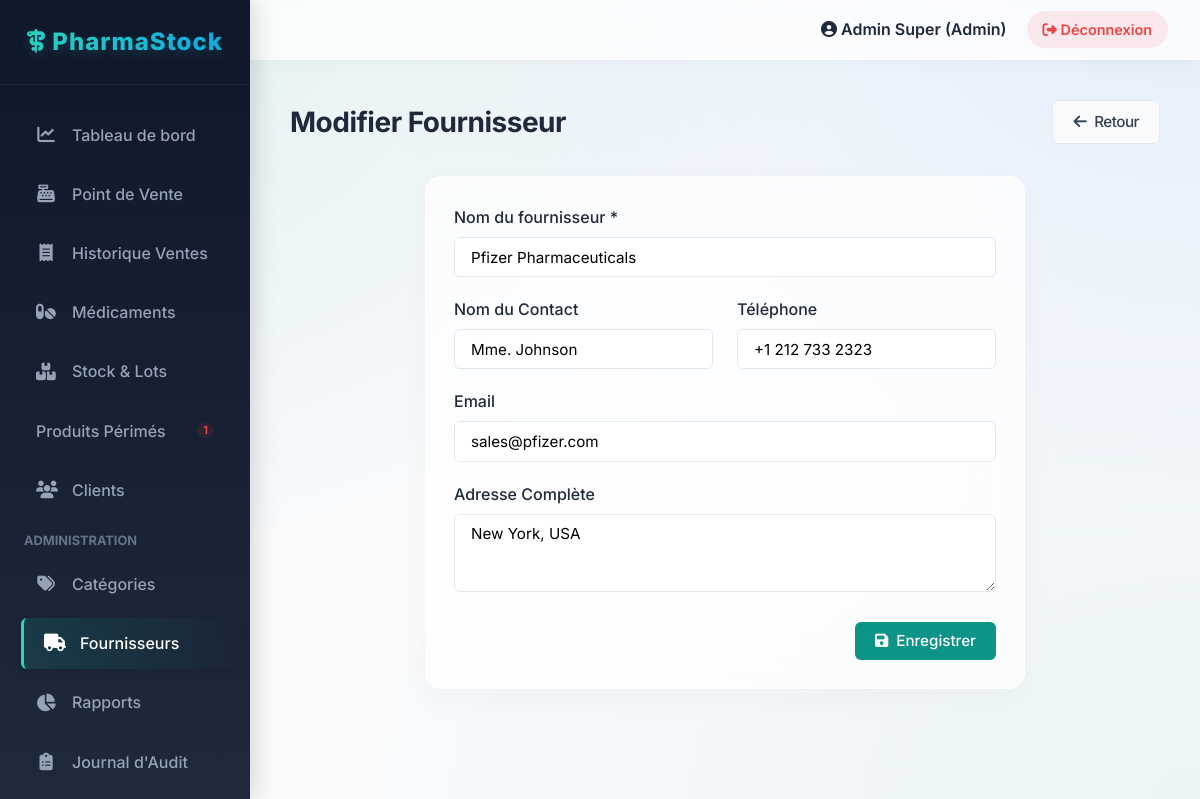
Screenshot of /index.php?page=fournisseurs&action=edit&id=2 (signed in) with the database file from the repository.
### tables this page shows
CREATE TABLE `fournisseur` (
  `id` INT PRIMARY KEY AUTO_INCREMENT,
  `nom` VARCHAR(100) NOT NULL,
  `telephone` VARCHAR(20),
  `email` VARCHAR(100),
  `adresse` TEXT,
  `contact_nom` VARCHAR(100)
);

### config/database.php (called while the page is built, shortened)
<?php
class Database {
    private static $instance = null;
    private $pdo;
    private function __construct() {
        try {
			$dsn = "mysql:host=" . DB_HOST . ";port=" . DB_PORT . ";dbname=" . DB_NAME . ";charset=utf8";
			$options = [
                PDO::ATTR_ERRMODE            => PDO::ERRMODE_EXCEPTION,
                PDO::ATTR_DEFAULT_FETCH_MODE => PDO::FETCH_ASSOC,
                PDO::ATTR_EMULATE_PREPARES   => false,
            ];
            $this->pdo = new PDO($dsn, DB_USER, DB_PASS, $options);
        } catch (PDOException $e) {
            die("Erreur de connexion à la base de données: " . $e->getMessage());
        }
    }
    public static function getInstance() {
        if (self::$instance === null) {
            self::$instance = new self();
        }
        return self::$instance;
    }
    public function getConnection() {
        return $this->pdo;
    }
}

### models/Fournisseur.php (called while the page is built, shortened)
<?php
require_once __DIR__ . '/../config/database.php';
class Fournisseur {
    private $db;
    public function __construct() {
        $this->db = Database::getInstance()->getConnection();
    }
    public function getById($id) {
        $stmt = $this->db->prepare("SELECT * FROM fournisseur WHERE id = ?");
        $stmt->execute([$id]);
        return $stmt->fetch();
    }
}

### views/fournisseurs/form.php (the view)
<?php include __DIR__ . '/../layouts/header.php'; ?>
<div class="page-title">
    <span><?= isset($fournisseur) ? 'Modifier Fournisseur' : 'Ajouter un Fournisseur' ?></span>
    <a href="<?= BASE_URL ?>/index.php?page=fournisseurs" class="btn btn-secondary"><i class="fa-solid fa-arrow-left"></i> Retour</a>
</div>
<div class="card" style="max-width: 600px; margin: 0 auto;">
    <div class="card-body">
        <form action="" method="POST">
            <div class="form-group">
                <label class="form-label">Nom du fournisseur *</label>
                <input type="text" name="nom" class="form-control" value="<?= htmlspecialchars($fournisseur['nom'] ?? '') ?>" required>
            </div>
            <div class="form-row">
                <div class="form-group form-col">
                    <label class="form-label">Nom du Contact</label>
                    <input type="text" name="contact_nom" class="form-control" value="<?= htmlspecialchars($fournisseur['contact_nom'] ?? '') ?>">
                </div>
                <div class="form-group form-col">
                    <label class="form-label">Téléphone</label>
                    <input type="text" name="telephone" class="form-control" value="<?= htmlspecialchars($fournisseur['telephone'] ?? '') ?>">
                </div>
            </div>
            <div class="form-group">
                <label class="form-label">Email</label>
                <input type="email" name="email" class="form-control" value="<?= htmlspecialchars($fournisseur['email'] ?? '') ?>">
            </div>
            <div class="form-group">
                <label class="form-label">Adresse Complète</label>
                <textarea name="adresse" class="form-control" rows="3"><?= htmlspecialchars($fournisseur['adresse'] ?? '') ?></textarea>
            </div>
            <div style="text-align: right; margin-top: 1.5rem;">
                <button type="submit" class="btn btn-primary"><i class="fa-solid fa-save"></i> Enregistrer</button>
            </div>
        </form>
    </div>
</div>
<?php include __DIR__ . '/../layouts/footer.php'; ?>

### public/css/style.css (style rules this page uses)
:root { --primary-color: #0d9488; --primary-hover: #0f766e; --secondary-color: #3b82f6; --dark-color: #1e293b; --light-bg: #f8fafc; --white: #ffffff; --border-color: #e2e8f0; --text-color: #334155; --text-muted: #64748b; --danger: #ef4444; --warning: #f59e0b; --success: #10b981; --sidebar-width: 250px; --header-height: 60px; --font-family: 'Inter', system-ui, -apple-system, sans-serif; --shadow-sm: 0 1px 2px 0 rgb(0 0 0 / 0.05); --shadow-md: 0 4px 6px -1px rgb(0 0 0 / 0.1), 0 2px 4px -2px rgb(0 0 0 / 0.1); --shadow-lg: 0 10px 15px -3px rgb(0 0 0 / 0.1), 0 4px 6px -4px rgb(0 0 0 / 0.1); --radius-md: 0.375rem; --radius-lg: 0.5rem; }
* { margin: 0; padding: 0; box-sizing: border-box; }
body { font-family: var(--font-family); background-color: #f8fafc; background-image: radial-gradient(at 0% 0%, hsla(175, 83%, 32%, 0.1) 0px, transparent 50%), radial-gradient(at 100% 0%, hsla(217, 91%, 60%, 0.1) 0px, transparent 50%), radial-gradient(at 100% 100%, hsla(175, 83%, 32%, 0.05) 0px, transparent 50%); background-attachment: fixed; color: var(--text-color); line-height: 1.5; }
a { text-decoration: none; color: var(--primary-color); transition: color 0.2s ease; }
.page-title { font-size: 1.75rem; font-weight: 700; margin-bottom: 2rem; color: #1e293b; display: flex; justify-content: space-between; align-items: center; letter-spacing: -0.5px; }
.card { background: rgba(255, 255, 255, 0.7); backdrop-filter: blur(20px); -webkit-backdrop-filter: blur(20px); border-radius: 1rem; box-shadow: 0 10px 30px rgba(0, 0, 0, 0.03); border: 1px solid rgba(255, 255, 255, 1); overflow: hidden; margin-bottom: 1.5rem; animation: fadeUp 0.5s ease-out backwards; }
.card:nth-child(2) { animation-delay: 0.1s; }
.card-body { padding: 1.75rem; }
.form-group { margin-bottom: 1.25rem; }
.form-label { display: block; margin-bottom: 0.5rem; font-weight: 500; color: var(--dark-color); }
.form-control { width: 100%; padding: 0.6rem 1rem; border: 1px solid var(--border-color); border-radius: var(--radius-md); font-family: inherit; font-size: 0.95rem; transition: all 0.2s; background-color: var(--white); }
.form-row { display: flex; gap: 1.5rem; flex-wrap: wrap; }
.form-col { flex: 1; min-width: 200px; }
.btn { display: inline-flex; align-items: center; justify-content: center; gap: 0.5rem; padding: 0.6rem 1.25rem; border-radius: var(--radius-md); font-weight: 500; cursor: pointer; border: none; transition: all 0.2s; font-family: inherit; font-size: 0.95rem; }
.btn-primary { background-color: var(--primary-color); color: white; }
.btn-secondary { background-color: var(--light-bg); color: var(--text-color); border: 1px solid var(--border-color); }

### rows the page displays
fournisseur: nom "Pfizer Pharmaceuticals", contact_nom "Mme. Johnson", telephone "+1 212 733 2323", email "sales@pfizer.com", adresse "New York, USA"

### other values shown
$sidebarPerimesCount "1"
$_SESSION['user_prenom'] . ' ' . $_SESSION['user_nom'] "Admin Super"
$_SESSION['user_role'] "Admin"
